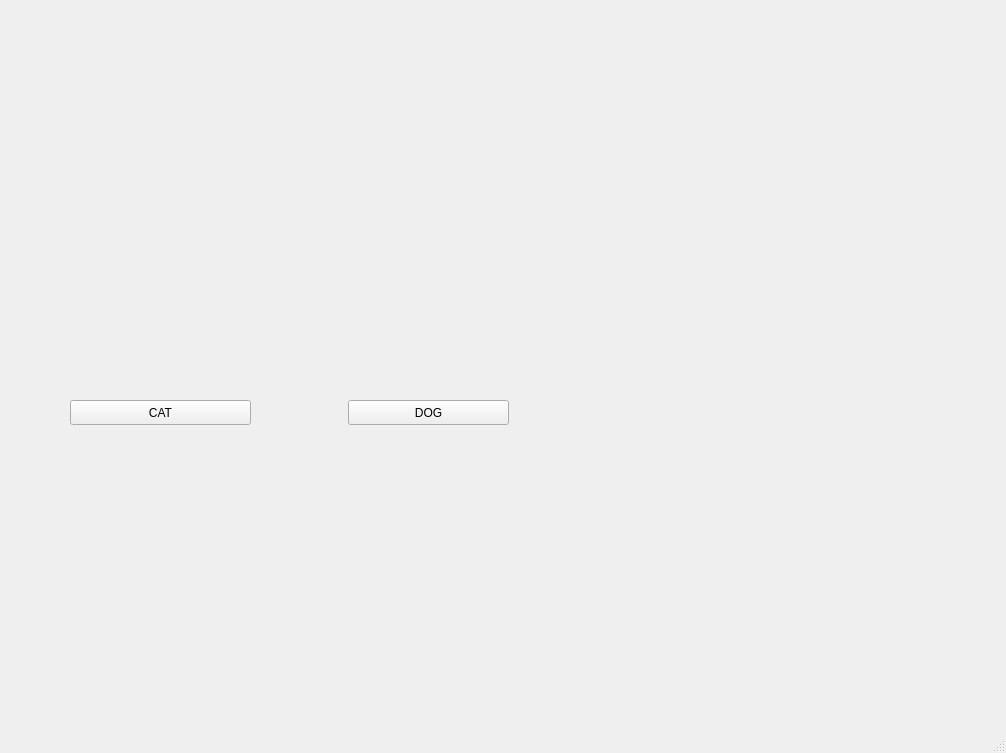
<?xml version="1.0" encoding="UTF-8"?>
<ui version="4.0">
 <class>MainWindow</class>
 <widget class="QMainWindow" name="MainWindow">
  <property name="geometry">
   <rect>
    <x>0</x>
    <y>0</y>
    <width>1006</width>
    <height>753</height>
   </rect>
  </property>
  <property name="windowTitle">
   <string>MainWindow</string>
  </property>
  <widget class="QWidget" name="centralwidget">
   <widget class="QLabel" name="photo">
    <property name="geometry">
     <rect>
      <x>20</x>
      <y>0</y>
      <width>611</width>
      <height>321</height>
     </rect>
    </property>
    <property name="text">
     <string/>
    </property>
    <property name="pixmap">
     <pixmap>../../Pictures/QTDESIGNER/4e09375f76be3c80001040dda7db13dc.png</pixmap>
    </property>
    <property name="scaledContents">
     <bool>true</bool>
    </property>
   </widget>
   <widget class="QPushButton" name="cat">
    <property name="geometry">
     <rect>
      <x>70</x>
      <y>400</y>
      <width>181</width>
      <height>25</height>
     </rect>
    </property>
    <property name="text">
     <string>CAT</string>
    </property>
   </widget>
   <widget class="QPushButton" name="dog">
    <property name="geometry">
     <rect>
      <x>348</x>
      <y>400</y>
      <width>161</width>
      <height>25</height>
     </rect>
    </property>
    <property name="text">
     <string>DOG</string>
    </property>
   </widget>
  </widget>
  <widget class="QMenuBar" name="menubar">
   <property name="geometry">
    <rect>
     <x>0</x>
     <y>0</y>
     <width>1006</width>
     <height>22</height>
    </rect>
   </property>
  </widget>
  <widget class="QStatusBar" name="statusbar"/>
 </widget>
 <resources/>
 <connections/>
</ui>
